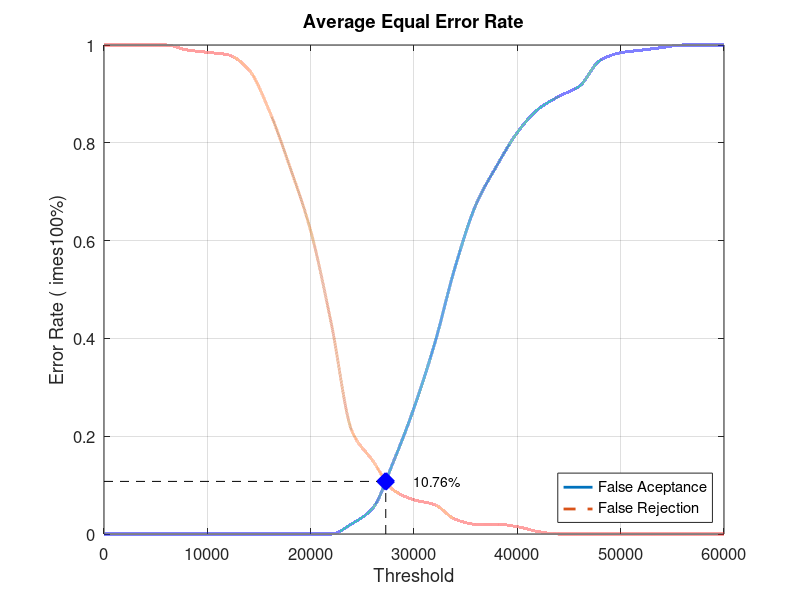
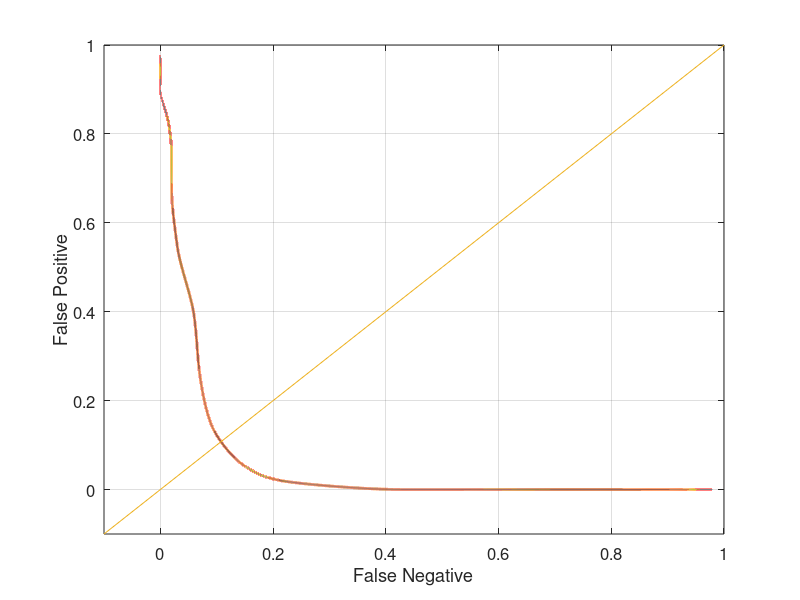

These figures' MATLAB source, in order:
close all;
clear;
clc;
x = 0:2000:60000;
xq = 0:0.5:60000;

y0 = [0 0 0 0 0 0 0 0 0 0 0 0 0.0210526 0.0526316 0.147368 0.257895 0.389474 0.547368 0.673684 0.752632 0.821053 0.868421 0.894737 0.915789 0.968421 0.984211 0.989474 0.994737 1 1 1]
yy0 = interp1(x, y0, xq, 'pchip');
y1 = [1 1 1 1 0.99 0.985 0.98 0.95 0.865 0.75 0.62 0.43 0.21 0.15 0.09 0.07 0.06 0.03 0.02 0.02 0.015 0.005 0 0 0 0 0 0 0 0 0]
yy1 = interp1(x, y1, xq, 'pchip');

% Calculating EER: 
y2 = abs(y0 - y1);
find(y2 == min(y2))
yy2 = abs(yy0 - yy1);
xEER = find(yy2 == min(yy2));
xEERIndex = xq(xEER) % X-axis EER
yEER = yy0(xEER) % Y-axis EER

main = figure
plot(xq, yy0,'-','LineWidth', 2);	hold on
plot(xq, yy1,'--','LineWidth', 2);	hold on
plot([xEERIndex xEERIndex], [0 yEER], 'k--');	hold on
plot([0 xEERIndex], [yEER yEER], 'k--');	hold on
plot(xEERIndex, yEER, 'bx', 'LineWidth', 10);	hold on
text(xEERIndex + 10 * xEERIndex / 100, yEER, [num2str(round((10000 * yEER)) / 100) '%'])
legend('False Aceptance', 'False Rejection', 'Location', 'SouthEast')
xlabel('Threshold')
ylabel('Error Rate (	imes100%)')
title('Average Equal Error Rate')
set(gca, 'FontSize', 12)
axis([0 60000 0 1])
grid on

print(main, 'Database3_3Main', '-dpng');
FNRxFPR = figure('Color', [1 1 1]);
plot(yy1, yy0, '-', yy1, yy0, 'LineWidth', 2);
hold on
y = -0.1:0.1:1
plot(y, y); 
set(gca, 'FontSize', 12)
xlabel('False Negative')
ylabel('False Positive')
axis([-0.1 1 -0.1 1])
set(gca, 'FontSize', 12)
grid on

print(FNRxFPR, 'Database3_3FNRxFPR','-dpng');
